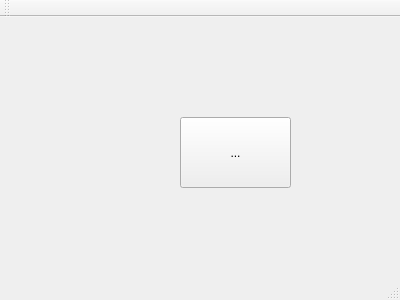
<?xml version="1.0" encoding="UTF-8"?>
<ui version="4.0">
 <class>MainWindow</class>
 <widget class="QMainWindow" name="MainWindow">
  <property name="geometry">
   <rect>
    <x>0</x>
    <y>0</y>
    <width>400</width>
    <height>300</height>
   </rect>
  </property>
  <property name="windowTitle">
   <string>MainWindow</string>
  </property>
  <widget class="QWidget" name="centralWidget">
   <widget class="QToolButton" name="toolButton">
    <property name="geometry">
     <rect>
      <x>180</x>
      <y>100</y>
      <width>111</width>
      <height>71</height>
     </rect>
    </property>
    <property name="text">
     <string>...</string>
    </property>
    <property name="toolButtonStyle">
     <enum>Qt::ToolButtonTextUnderIcon</enum>
    </property>
   </widget>
  </widget>
  <widget class="QMenuBar" name="menuBar">
   <property name="geometry">
    <rect>
     <x>0</x>
     <y>0</y>
     <width>400</width>
     <height>25</height>
    </rect>
   </property>
  </widget>
  <widget class="QToolBar" name="mainToolBar">
   <attribute name="toolBarArea">
    <enum>TopToolBarArea</enum>
   </attribute>
   <attribute name="toolBarBreak">
    <bool>false</bool>
   </attribute>
  </widget>
  <widget class="QStatusBar" name="statusBar"/>
 </widget>
 <layoutdefault spacing="6" margin="11"/>
 <resources/>
 <connections/>
</ui>
